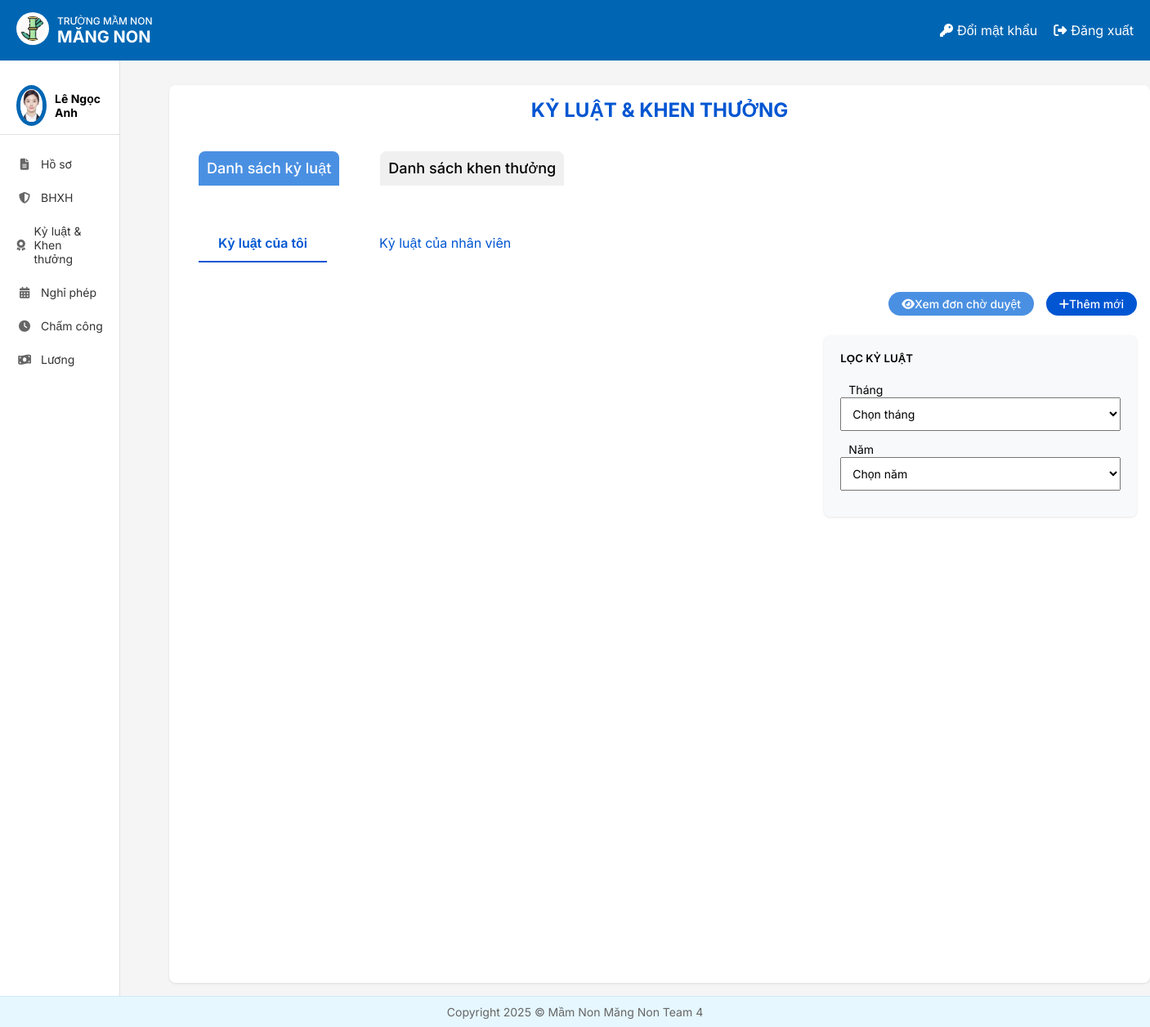
Screenshot of /ky-luat-khen-thuong/ (signed in) with the database file from the repository.
### HOME/models.py (models this page shows, shortened)
class NhanVien(models.Model):
 user = models.OneToOneField(User, on_delete=models.CASCADE, unique=True, null=False, related_name='nhanvien_home')
 ten_nv = models.CharField(max_length=100)
 anh_ca_nhan = models.ImageField(upload_to='nhanvien/', null=True, blank=True)
 gioi_tinh = models.CharField(max_length=10, choices=[('2', 'Nam'), ('1', 'Nữ')],default='1')
 ngay_sinh = models.DateField(null=True)
 vi_tri_cong_viec = models.CharField(max_length=100, blank=True, null=True)
 to_phong_ban = models.CharField(max_length=50, choices=TO_PHONG_BAN_CHOICES)
 trinh_do_hoc_van = models.CharField(max_length=50, choices=TRINH_DO_HOC_VAN_CHOICES)
 chuyen_nganh = models.CharField(max_length=100, null=True)
 noi_dao_tao = models.CharField(max_length=100)
 nam_tn = models.IntegerField(null=True)
 ngay_cap = models.DateField(null=True)
 noi_cap = models.CharField(max_length=100)
 dia_chi_tam_tru = models.TextField(null=True)
 chuc_vu = models.CharField(max_length=150, null=True)
 so_dien_thoai = models.CharField(
     max_length=10,
     unique=True)
 email = models.EmailField(unique=True, max_length=50, null=True)
 so_cccd = models.CharField(
     max_length=12,
     unique=True
 )
 phu_caps = models.ManyToManyField(PhuCap, through='PhuCapNhanVien',blank=True)
 class Meta:
     db_table = 'HOME_nhanvien'

### KyLuat/views.py (the view, shortened to what this page needs)
# urls.py: path('ky-luat-khen-thuong/', ky_luat_khen_thuong, name='ky_luat_khen_thuong'),
@login_required
def ky_luat_khen_thuong(request):
    try:
        nhan_vien = NhanVien.objects.get(user=request.user)
    except NhanVien.DoesNotExist:
        logger.error(f"Không tìm thấy nhân viên cho user {request.user.username}")
        raise PermissionDenied("Bạn không phải nhân viên hợp lệ.")
    allowed_roles = ['HieuTruong', 'HieuPho', 'ToTruong']
    has_permission = any(request.user.groups.filter(name=group).exists() for group in allowed_roles)
    print(f"ky_luat_khen_thuong - User: {request.user.username}, Groups: {[g.name for g in request.user.groups.all()]}, vi_tri_cong_viec: {nhan_vien.vi_tri_cong_viec}")
    ky_luat_cua_toi = KyLuat.objects.filter(nhan_vien=nhan_vien).order_by('-ngay_ra_quyet_dinh')
    thang_list_ky_luat = KyLuat.objects.filter(nhan_vien=nhan_vien).dates('ngay_bat_dau', 'month', order='DESC')
    nam_list_ky_luat = KyLuat.objects.filter(nhan_vien=nhan_vien).dates('ngay_bat_dau', 'year', order='DESC')
    thang = request.GET.get('thang')
    nam = request.GET.get('nam')
    if thang:
        ky_luat_cua_toi = ky_luat_cua_toi.filter(ngay_bat_dau__month=int(thang))
    if nam:
        ky_luat_cua_toi = ky_luat_cua_toi.filter(ngay_bat_dau__year=int(nam))
    ky_luat_list = KyLuat.objects.none()
    nhan_vien_list = NhanVien.objects.none()
    error_message = None
    if has_permission:
        if request.user.groups.filter(name='HieuTruong').exists():
            ky_luat_list = KyLuat.objects.all().order_by('-ngay_ra_quyet_dinh')
            nhan_vien_list = NhanVien.objects.all()
        elif request.user.groups.filter(name='ToTruong').exists():
            ky_luat_list = KyLuat.objects.filter(nhan_vien__to_phong_ban=nhan_vien.to_phong_ban).order_by('-ngay_ra_quyet_dinh')
            nhan_vien_list = NhanVien.objects.filter(to_phong_ban=nhan_vien.to_phong_ban)
            if not ky_luat_list.exists():
                error_message = "Không có kỷ luật nào trong tổ/phòng ban của bạn."
        print(f"ky_luat_khen_thuong - ky_luat_list count: {ky_luat_list.count()}, nhan_vien_list count: {nhan_vien_list.count()}")
        nhan_vien_id = request.GET.get('nhan_vien')
        if nhan_vien_id:
            ky_luat_list = ky_luat_list.filter(nhan_vien_id=nhan_vien_id)
        if thang:
            ky_luat_list = ky_luat_list.filter(ngay_bat_dau__month=int(thang))
        if nam:
            ky_luat_list = ky_luat_list.filter(ngay_bat_dau__year=int(nam))
    khen_thuong_list = KhenThuong.objects.filter(nhan_vien=nhan_vien).order_by('-ngay_tao')
    thang_list_khen_thuong = KhenThuong.objects.filter(nhan_vien=nhan_vien).dates('ngay_tao', 'month', order='DESC')
    nam_list_khen_thuong = KhenThuong.objects.filter(nhan_vien=nhan_vien).dates('ngay_tao', 'year', order='DESC')
    if thang:
        khen_thuong_list = khen_thuong_list.filter(ngay_tao__month=int(thang))
    if nam:
        khen_thuong_list = khen_thuong_list.filter(ngay_tao__year=int(nam))
    rewards = KhenThuong.objects.none()
    if has_permission:
        if request.user.groups.filter(name='HieuTruong').exists():
            rewards = KhenThuong.objects.all().order_by('-ngay_tao')
        elif request.user.groups.filter(name='ToTruong').exists():
            rewards = KhenThuong.objects.filter(nhan_vien__to_phong_ban=nhan_vien.to_phong_ban).order_by('-ngay_tao')
        nhan_vien_id = request.GET.get('nhan_vien')
        if nhan_vien_id:
            rewards = rewards.filter(nhan_vien_id=nhan_vien_id)
        if thang:
            rewards = rewards.filter(ngay_tao__month=int(thang))
        if nam:
            rewards = rewards.filter(ngay_tao__year=int(nam))
    from datetime import datetime
    default_thang_list = list(range(1, 13))
    current_year = datetime.now().year
    default_nam_list = list(range(2020, current_year + 2))
    thang_list_from_data = sorted(set([date.month for date in thang_list_ky_luat] + [date.month for date in thang_list_khen_thuong]), reverse=True) if thang_list_ky_luat or thang_list_khen_thuong else []
    nam_list_from_data = sorted(set([date.year for date in nam_list_ky_luat] + [date.year for date in nam_list_khen_thuong]), reverse=True) if nam_list_ky_luat or nam_list_khen_thuong else []
    thang_list = default_thang_list if not thang_list_from_data else sorted(set(default_thang_list + thang_list_from_data), reverse=True)
    nam_list = default_nam_list if not nam_list_from_data else sorted(set(default_nam_list + nam_list_from_data), reverse=True)
    context = {
        'ky_luat_cua_toi': ky_luat_cua_toi,
        'ky_luat_list': ky_luat_list,
        'khen_thuong_list': khen_thuong_list,
        'rewards': rewards,
        'nhan_vien_list': nhan_vien_list,
        'thang_list': thang_list,
        'nam_list': nam_list,
        'nhan_vien': nhan_vien,
        'has_permission': has_permission,
        'error_message': error_message,
    }
    return render(request, 'KyLuat/ky_luat_khen_thuong.html', context)

### templates/KyLuat/ky_luat_khen_thuong.html (shortened to what this page needs)
{% extends 'home.html' %}
{% load static %}
{% block page_background %}
<main class="p-4" style="flex-grow: 1;">
    <div class="container-kl">
        <div class="card">
            <h2>KỶ LUẬT & KHEN THƯỞNG</h2>
            <ul class="main-tabs" id="mainTabs">
                <li class="nav-item">
                    <a class="nav-link active" href="#danh-sach-ky-luat" data-tab="danh-sach-ky-luat">Danh sách kỷ luật</a>
                </li>
                <li class="nav-item">
                    <a class="nav-link" href="#danh-sach-khen-thuong" data-tab="danh-sach-khen-thuong">Danh sách khen thưởng</a>
                </li>
            </ul>
            <div class="tab-content active" id="danh-sach-ky-luat">
                <ul class="sub-tabs" id="kyLuatTabs">
                    <li class="nav-item">
                        <a class="nav-link active" href="#ky-luat-cua-toi" data-tab="ky-luat-cua-toi" data-parent="danh-sach-ky-luat">Kỷ luật của tôi</a>
                    </li>
                    {% if has_permission %}
                    <li class="nav-item">
                        <a class="nav-link" href="#ky-luat-cua-nhan-vien" data-tab="ky-luat-cua-nhan-vien" data-parent="danh-sach-ky-luat">Kỷ luật của nhân viên</a>
                    </li>
                    {% endif %}
                </ul>
                {% if has_permission %}
                <div class="action-buttons">
                    <a href="{% url 'ky_luat_cho_duyet' %}" class="btn btn-info action-btn"><i class="fas fa-eye me-2"></i>Xem đơn chờ duyệt</a>
                    <a href="{% url 'add_ky_luat' %}" class="btn btn-primary action-btn"><i class="fas fa-plus me-2"></i>Thêm mới</a>
                </div>
                {% endif %}
                <div class="tab-content active" id="ky-luat-cua-toi">
                    {% include 'KyLuat/KLNV.html' %}
                </div>
            </div>
        </div>
    </div>
</main>
{% endblock %}

### templates/home.html (shortened to what this page needs)
<!DOCTYPE html>
{% load static %}
<html lang="vi">
<head>
    <link rel="stylesheet" href="{% static 'css/style.css' %}">
    <link rel="stylesheet" href="https://cdnjs.cloudflare.com/ajax/libs/font-awesome/6.4.0/css/all.min.css">
</head>
<body>
    <div class="container">
        <header class="header">
            <div class="logo-container">
                <a href="{% url 'home' %}">
                    <img src="{% static 'images/logo.jpg' %}" alt="Logo" class="logo-img">
                </a>
                <div class="logo-text">
                    <div class="school-type">TRƯỜNG MẦM NON</div>
                    <div class="school-name"><b>MĂNG NON</b></div>
                </div>
            </div>
            <div class="header-actions">
                <a href="{% url 'change_password' %}" class="header-link">
                    <i class="fas fa-key"></i> Đổi mật khẩu
                </a>
                <a href="{% url 'logout' %}" class="header-link">
                    <i class="fas fa-sign-out-alt"></i> Đăng xuất
                </a>
            </div>
        </header>
        <div class="content">
            <aside class="sidebar">
                <div class="user-profile">
                    <div class="avatar_home">
                        <img src="{{ nhan_vien.anh_ca_nhan.url }}" alt="User Avatar">
                    </div>
                    <div class="user-info">
                        {% if request.user.is_authenticated %}
                            <div class="user-name">{{ nhan_vien.ten_nv }}</div>
                        {% endif %}
                    </div>
                </div>
                <nav class="sidebar-nav">
                    <a href="{% url 'Redirect_hoso_view' %}" class="nav-item"><i class="fas fa-file-alt"></i> Hồ sơ</a>
                    <a href="{% url 'redirectBHXH' %}" class="nav-item"><i class="fas fa-shield-alt"></i> BHXH</a>
                    <a href="{% url 'ky_luat_khen_thuong' %}" class="nav-item"><i class="fas fa-award"></i> Kỷ luật & Khen thưởng</a>
                    <a href="{% url 'DanhSachNP_redirect' %}" class="nav-item"><i class="fas fa-calendar-alt"></i> Nghỉ phép</a>
                    <a href="{% url 'cham_cong' %}" class="nav-item"><i class="fas fa-clock"></i> Chấm công</a>
                    <a href="{% url 'chuyen_huong_luong' %}" class="nav-item"><i class="fas fa-money-bill-wave"></i> Lương</a>
                </nav>
            </aside>
            {% block page_background %}{% endblock %}
        </div>
        <footer class="footer">
            <p>Copyright 2025 © Mầm Non Măng Non Team 4</p>
        </footer>
    </div>
</body>
</html>

### static/css/style.css (style rules this page uses)
* { margin: 0; padding: 0; box-sizing: border-box; font-family: 'Inter', sans-serif; }
body { background-color: #f5f5f5; }
.container { display: flex; flex-direction: column; min-height: 100vh; }
.header { background-color: #0066b3; color: white; padding: 15px 20px; display: flex; justify-content: space-between; align-items: center; }
.logo-container { display: flex; align-items: center; }
.logo-img { width: 40px; height: 40px; margin-right: 10px; background-color: white; border-radius: 50%; padding: 5px; }
.logo-text { display: flex; flex-direction: column; }
.school-type { font-size: 12px; font-weight: 500; }
.school-name { font-size: 20px; font-weight: bold; }
.header-actions { display: flex; gap: 20px; }
.header-link { color: white; text-decoration: none; display: flex; align-items: center; gap: 5px; }
.content { display: flex; flex: 1; }
.sidebar { width: 240px; background-color: white; border-right: 1px solid #e0e0e0; padding: 20px 0; }
.user-profile { display: flex; align-items: center; padding: 10px 20px; border-bottom: 1px solid #e0e0e0; margin-bottom: 15px; }
.avatar_home { width: 50px; height: 50px; border-radius: 50%; overflow: hidden; margin-right: 10px; border: 5px solid #0066b3; }
.avatar_home img { width: 100%; height: 100%; object-fit: cover; }
.user-info { display: flex; flex-direction: column; }
.user-name { font-weight: bold; font-size: 14px; }
.sidebar-nav { display: flex; flex-direction: column; }
.nav-item { padding: 12px 20px; color: #333; text-decoration: none; display: flex; align-items: center; gap: 10px; font-size: 14px; transition: background-color 0.2s; }
.nav-item i { width: 20px; text-align: center; color: #666; }
.footer { background-color: #e6f7ff; padding: 10px 20px; text-align: center; color: #666; font-size: 14px; border-top: 1px solid #d1e9ff; margin-top: auto; z-index: 2; }

### templates/KyLuat/ky_luat_khen_thuong.html (style rules this page uses)
.container-kl { width: 1200px; margin-top: 30px; margin-left: 60px; }
.card { background: white; border-radius: 12px; box-shadow: 0 4px 12px rgba(0, 0, 0, 0.1); padding: 24px; }
h2 { color: #0056D2; font-weight: 700; font-size: 24px; text-align: center; margin-bottom: 24px; }
.main-tabs { display: flex; list-style: none; padding: 0; margin-bottom: 24px; }
.main-tabs .nav-item { margin-right: 10px; }
.main-tabs .nav-link { flex: 1; text-align: center; padding: 10px; font-size: 18px; font-weight: 500; color: black; border: none; border-radius: 8px 8px 0 0; background: #f0f0f0; cursor: pointer; transition: background-color 0.3s; text-decoration: none; display: block; }
.main-tabs .nav-link.active { background-color: #4A90E2; color: white; }
.sub-tabs { display: flex; list-style: none; padding: 0; margin-bottom: 24px; }
.sub-tabs .nav-link { padding: 12px 24px; font-size: 16px; color: #0056D2; border: none; border-bottom: 2px solid transparent; cursor: pointer; transition: all 0.3s; text-decoration: none; display: block; }
.sub-tabs .nav-link.active { border-bottom: 2px solid #0056D2; font-weight: 600; }
.action-btn { padding: 10px 20px; font-size: 14px; font-weight: 500; border-radius: 20px; transition: all 0.3s; margin-left: 8px; text-decoration: none; display: inline-block; }
.btn-info { background-color: #4A90E2; color: white; border: none; }
.btn-primary { background-color: #0056D2; color: white; border: none; }
.tab-content { display: none; }
.tab-content.active { display: block; }
.action-buttons { text-align: right; margin-top: 16px; }

### templates/KyLuat/KLNV.html (style rules this page uses)
.card { border-radius: 8px; border: none; box-shadow: 0 1px 3px rgba(0,0,0,0.1); background-color: #fff; margin-bottom: 16px; padding: 16px; }

### templates/KyLuat/Kyluat_list.html (style rules this page uses)
.card { border-radius: 8px; border: none; box-shadow: 0 1px 3px rgba(0,0,0,0.1); background-color: #fff; margin-bottom: 16px; padding: 16px; }
.action-btn { border-radius: 20px; padding: 6px 16px; font-weight: 500; margin-left: 10px; }

### templates/KhenThuong/KTNV.html (style rules this page uses)
.card { border-radius: 8px; border: none; box-shadow: 0 1px 3px rgba(0,0,0,0.1); background-color: #fff; margin-bottom: 16px; padding: 16px; }

### templates/KhenThuong/Khenthuong_list.html (style rules this page uses)
.card { border-radius: 8px; border: none; box-shadow: 0 1px 3px rgba(0,0,0,0.1); background-color: #fff; margin-bottom: 16px; padding: 16px; }
.action-btn { border-radius: 20px; padding: 6px 16px; font-weight: 500; margin-left: 10px; }

### rows the page displays
NhanVien: anh_ca_nhan (picture), ten_nv "Lê Ngọc Anh"
